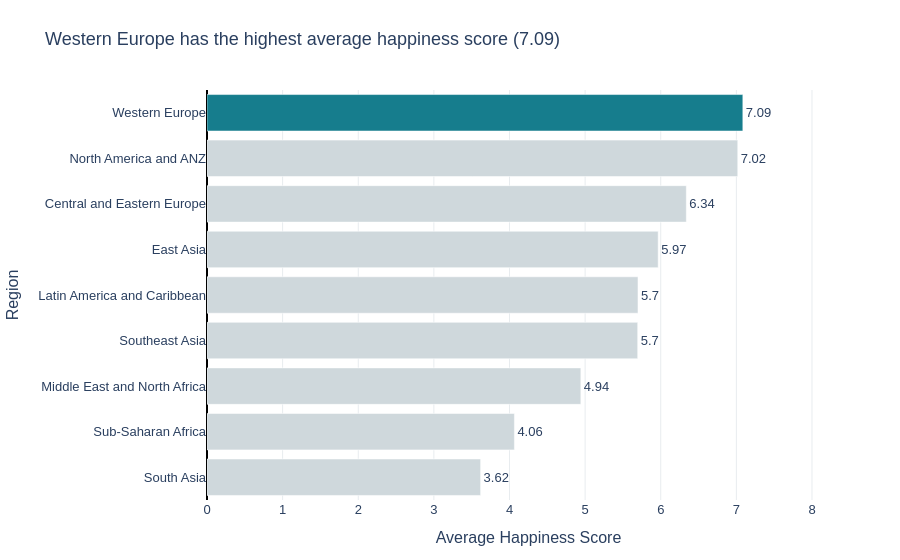

Notebook cell for this chart:
### Markdown cell above
---
## Task 1 — Regional Comparison Bar Chart

**What to build:** A horizontal bar chart showing the **average happiness score by region**, sorted from highest to lowest.

**Requirements:**
- Horizontal orientation (category names are long)
- Sorted by score, descending (so the happiest region is at the top)
- Zero baseline on x-axis
- At least one design choice that goes beyond the Plotly default (colour, annotation, labels, etc.)
- An insight title that answers: *which region stands out and why does it matter?*

**Hint:** Use `df.groupby('Region')['Happiness_Score'].mean()` to compute the averages.

### Code cell
# Task 1: Regional comparison bar chart
# -------------------------------------

# Step 1: Compute average happiness score by region
region_avg = (df.groupby('Region')['Happiness_Score']
              .mean()
              .reset_index()
              .sort_values('Happiness_Score'))  # sort for horizontal bar

print(region_avg)

# Step 2: Build your chart
# YOUR CODE HERE

# Highlight the region with the highest average happiness score
highest_region = region_avg['Happiness_Score'].idxmax()

colors = [
    '#167D8D' if i == highest_region else '#CFD8DC'
    for i in region_avg.index
]

fig = go.Figure()

fig.add_trace(go.Bar(
    x=region_avg['Happiness_Score'],
    y=region_avg['Region'],
    orientation='h',
    marker_color=colors,
    text=region_avg['Happiness_Score'].round(2),
    textposition='outside',
    cliponaxis=False
))

# Insight title
top_region = region_avg.loc[highest_region, 'Region']
top_score = region_avg.loc[highest_region, 'Happiness_Score']

fig.update_layout(
    title=f'{top_region} has the highest average happiness score ({top_score:.2f})',
    xaxis_title='Average Happiness Score',
    yaxis_title='Region',
    xaxis=dict(
        range=[0, region_avg['Happiness_Score'].max() * 1.2],
        zeroline=True,
        zerolinewidth=2,
        zerolinecolor='black',
        showgrid=True,
        gridcolor='#E8ECEF'
    ),
    yaxis=dict(
        categoryorder='array',
        categoryarray=region_avg.sort_values(
            'Happiness_Score'
        )['Region'].tolist()
    ),
    template='plotly_white',
    font=dict(family='Arial', size=13),
    showlegend=False,
    margin=dict(l=130, r=50, t=90, b=60)
)

fig.show()

### Figure 1 — Plotly figure (JSON) as saved in the notebook; plotly's stock layout.template omitted (floating-point values rounded to 4 significant figures)
{"data": [{"cliponaxis": false, "marker": {"color": ["#CFD8DC", "#CFD8DC", "#CFD8DC", "#CFD8DC", "#CFD8DC", "#CFD8DC", "#CFD8DC", "#CFD8DC", "#167D8D"]}, "orientation": "h", "text": [3.62, 4.06, 4.94, 5.7, 5.7, 5.97, 6.34, 7.02, 7.09], "textposition": "outside", "type": "bar", "x": [3.618, 4.065, 4.943, 5.695, 5.699, 5.966, 6.338, 7.018, 7.086], "y": ["South Asia", "Sub-Saharan Africa", "Middle East and North Africa", "Southeast Asia", "Latin America and Caribbean", "East Asia", "Central and Eastern Europe", "North America and ANZ", "Western Europe"]}], "layout": {"font": {"family": "Arial", "size": 13}, "margin": {"b": 60, "l": 130, "r": 50, "t": 90}, "showlegend": false, "title": {"text": "Western Europe has the highest average happiness score (7.09)"}, "xaxis": {"gridcolor": "#E8ECEF", "range": [0, 8.503], "showgrid": true, "title": {"text": "Average Happiness Score"}, "zeroline": true, "zerolinecolor": "black", "zerolinewidth": 2}, "yaxis": {"categoryarray": ["South Asia", "Sub-Saharan Africa", "Middle East and North Africa", "Southeast Asia", "Latin America and Caribbean", "East Asia", "Central and Eastern Europe", "North America and ANZ", "Western Europe"], "categoryorder": "array", "title": {"text": "Region"}}}}
